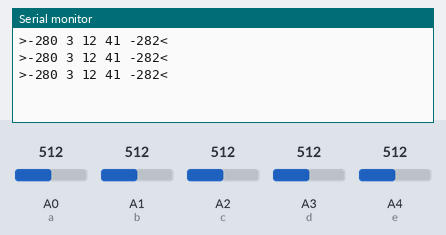
A sketch run on a simulated Arduino Uno, built with avr-gcc and run on an emulated ATmega328P. On the bench: the last lines printed to the serial monitor. The inputs (shaded band) are chosen by the test bench; at power-on: A0 (a) = 512, A1 (b) = 512, A2 (c) = 512, A3 (d) = 512, A4 (e) = 512.

Above: at 1.2 s.
1.3 s: A0 (a) set to 716
At 1.86 s:
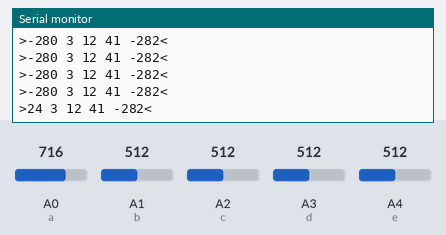
2.8 s: A1 (b) set to 716
At 3.07 s:
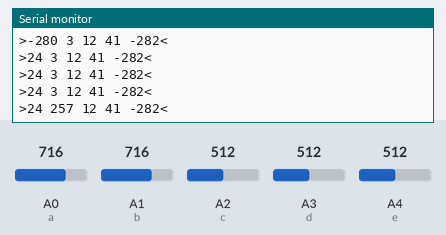
4.3 s: A2 (c) set to 716
At 4.67 s:
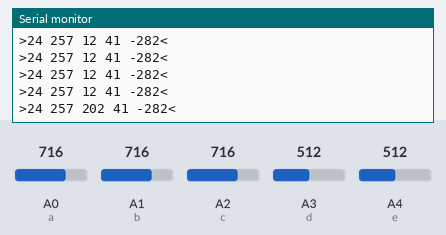
5.8 s: A3 (d) set to 716
At 5.88 s:
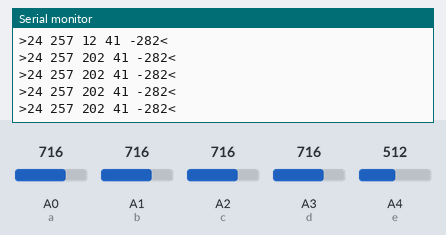
7.3 s: A4 (e) set to 716
At 7.48 s:
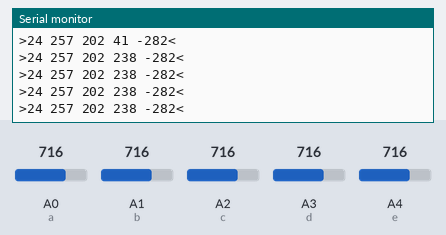
8.8 s: A0 (a) set to 992
At 9.09 s:
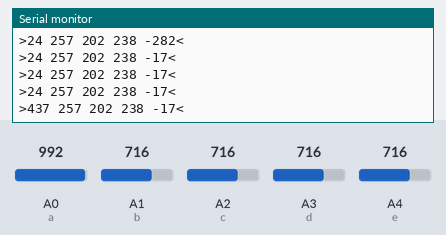
Timing chart, 0 to 11.3 s (numbered marks = the images above; inputs shaded):
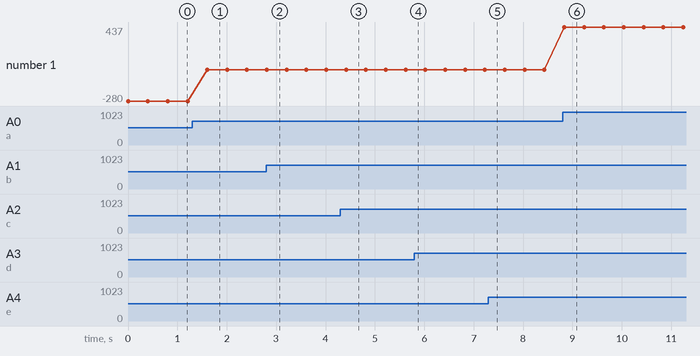

The sketch:

learning_tool.ino
```cpp
int a=A0, b=A1, c=A2, d=A3, e=A4;
int thumb, index, middle, ring, little;

void setup(){
  Serial.begin(9600);
}

void loop(){
  thumb = analogRead(a);
  index = analogRead(b);
  middle = analogRead(c);
  ring = analogRead(d);
  little = analogRead(e);

  thumb = map(thumb, 700, 900, 1, 300);
  index = map(index, 510, 750, 1, 300);
  middle = map(middle, 500, 820, 1, 300);
  ring = map(ring, 470, 780, 1, 300);
  little = map(little, 730, 960, 1, 300);

  Serial.print('>');
  Serial.print(thumb); Serial.print(' ');
  Serial.print(index); Serial.print(' ');
  Serial.print(middle); Serial.print(' ');
  Serial.print(ring); Serial.print(' ');
  Serial.print(little); Serial.println('<');

  if (thumb>=70 && thumb<=170 && index>=100 && index<=180 && middle>=167 && middle<=197 && ring>=119 && ring<=160 && little>=97 && little<=200)
    Serial.println("shoreo");
  if (thumb>=25 && thumb<=70 && index>=23 && index<=53 && middle>=33 && middle<=63 && ring>=25 && ring<=55 && little>=46 && little<=86)
    Serial.println("shorea");
  if (thumb>=40 && thumb<=200 && index>=120 && index<=160 && middle>=200 && middle<=243 && ring>=200 && ring<=243 && little>=200 && little<=240)
    Serial.println("short e");
  if (thumb>=40 && thumb<=150 && index>=43 && index<=80 && middle>=200 && middle<=240 && ring>=200 && ring<=241 && little>=200 && little<=240)
    Serial.println("short u");
    if (thumb>=100 && thumb<=173 && index>=50 && index<=100 && middle>=50 && middle<=120 && ring>=170 && ring<=220 && little>=180 && little<=220)
    Serial.println("hrii");
  if (thumb>=26 && thumb<=76 && index>=220 && index<=260 && middle>=240 && middle<=272 && ring>=210 && ring<=238 && little>=199 && little<=240)
    Serial.println("ae");
  if (thumb>=30 && thumb<=77 && index>=200 && index<=230 && middle>=200 && middle<=252 && ring>=170 && ring<=210 && little>=90 && little<=150)
    Serial.println("oi");
  if (thumb>=132 && thumb<=170 && index>=160 && index<=200 && middle>=220 && middle<=260 && ring>=170 && ring<=208 && little>=160 && little<=190)
    Serial.println("o");
  if (thumb>=120 && thumb<=160 && index>=160 && index<=200 && middle>=220 && middle<=260 && ring>=170 && ring<=200 && little>=130 && little<=160)
    Serial.println("ou");
  if (thumb>=155 && thumb<=175 && index>=175 && index<=215 && middle>=205 && middle<=235 && ring>=190 && ring<230 && little>=170 && little<=200)
    Serial.println("ko");
  if (thumb>=15 && thumb<=75 && index>=185 && index<=225 && middle>=205 && middle<=245 && ring>=195 && ring<=235 && little>=195 && little<=235)
    Serial.println("kho");
  if (thumb>=40 && thumb<=100 && index>=95 && index<=135 && middle>=170 && middle<=210 && ring>=90 && ring<=130 && little>=105 && little<=145)
    Serial.println("go");
  if (thumb>=130 && thumb<=170 && index>=130 && index<=170 && middle>=210 && middle<=250 && ring>=195 && ring<=235 && little>=195 && little<=235)
    Serial.println("gho");
  if (thumb>=20 && thumb<=80 && index>=205 && index<=245 && middle>=90 && middle<=130 && ring>=45 && ring<=85 && little>=55 && little<=95)
    Serial.println("umo");
  if (thumb>=130 && thumb<=190 && index>=170 && index<=230 && middle>=100 && middle<=160 && ring>=45 && ring<=105 && little>=45 && little<=105)
    Serial.println("cho");
  if (thumb>=140 && thumb<=200 && index>=30 && index<=90 && middle>=190 && middle<=250 && ring>=155 && ring<=215 && little>=60 && little<=120)
    Serial.println("chho");
  if (thumb>=140 && thumb<=220 && index>=160 && index<=230 && middle>=210 && middle<=270 && ring>=160 && ring<=230 && little>=190 && little<=230)
    Serial.println("jo");
  if (thumb>=0 && thumb<=70 && index>=0 && index<=60 && middle>=25 && middle<=85 && ring>=155 && ring<=215 && little>=130 && little<=190)
    Serial.println("jho");
  if (thumb>100 && thumb<=160 && index>=145 && index<=205 && middle>=140 && middle<=200 && ring>=65 && ring<=135 && little>=95 && little<=155)
    Serial.println("neo");
  if (thumb>=100 && thumb<=140 && index>=165 && index<=195 && middle>=210 && middle<=230 && ring>=195 && ring<=235 && little>=185 && little<=215)
    Serial.println("tto");
  if (thumb>=45 && thumb<=105 && index>=50 && index<=110 && middle>=185 && middle<=245 && ring>=190 && ring<=250 && little>=190 && little<=250)
    Serial.println("ttho");
  if (thumb>=30 && thumb<=100 && index>=40 && index<=100 && middle>=70 && middle<=130 && ring>=170 && ring<=230 && little>=160 && little<=220)
    Serial.println("ddo");
  if (thumb>=135 && thumb<=195 && index>=50 && index<=110 && middle>=190 && middle<=205 && ring>=145 && ring<=205 && little>=160 && little<=230)
    Serial.println("ddho");
  if (thumb>=80 && thumb<=150 && index>=120 && index<=180 && middle>=155 && middle<=215 && ring>=55 && ring<=115 && little>=30 && little<=90)
    Serial.println("no");
  if (thumb>=180 && thumb<=210 && index>=170 && index<=230 && middle>=190 && middle<=250 && ring>=195 && ring<=255 && little>=200 && little<=260)
    Serial.println("to");
  if (thumb>=15 && thumb<=75 && index>=5 && index<=65 && middle>=165 && middle<=225 && ring>=185 && ring<=245 && little>=180 && little<=240)
    Serial.println("tho");
  if (thumb>=10 && thumb<=80 && index>=170 && index<=230 && middle>=185 && middle<=245 && ring>=195 && ring<=255 && little>=190 && little<=250)
    Serial.println("do");
  if (thumb>=135 && thumb<=195 && index>=175 && index<=235 && middle>=205 && middle<=265 && ring>=190 && ring<=250 && little>=195 && little<=255)
    Serial.println("dho");
  if (thumb>=140 && thumb<=210 && index>=30 && index<=90 && middle>=40 && middle<=100 && ring>=115 && ring<=175 && little>=145 && little<=205)
    Serial.println("po");
  if (thumb>=165 && thumb<=225 && index>=190 && index<=250 && middle>=85 && middle<=145 && ring>=10 && ring<=70 && little>=30 && little<=90)
    Serial.println("pho");
  if (thumb>=210 && thumb<=280 && index>=30 && index<=90 && middle>=85 && middle<=145 && ring>=30 && ring<=90 && little>=10 && little<=70)
    Serial.println("bo");
  if (thumb>=140 && thumb<=200 && index>=40 && index<=100 && middle>=95 && middle<=155 && ring>=80 && ring<=140 && little>=125 && little<=185)
    Serial.println("mo");
  if (thumb>=0 && thumb<=70 && index>=15 && index<=75 && middle>=175 && middle<=235 && ring>=195 && ring<=255 && little>=180 && little<=230)
    Serial.println("lo");
  if (thumb>=210 && thumb<=270 && index>=200 && index<=260 && middle>=215 && middle<=275 && ring>=205 && ring<=265 && little>=190 && little<=230)
    Serial.println("sho");
  if (thumb>=180 && thumb<=230 && index>=5 && index<=75 && middle>=60 && middle<=120 && ring>=180 && ring<=240 && little>=170 && little<=230)
    Serial.println("ho");
  if (thumb>=70 && thumb<=130 && index>=40 && index<=100 && middle>=185 && middle<=245 && ring>=200 && ring<=260 && little>=170 && little<=230)
    Serial.println("onu");
  if (thumb>=10 && thumb<=80 && index>=60 && index<=130 && middle>=190 && middle<=250 && ring>=195 && ring<=255 && little>=185 && little<=245)
    Serial.println("bindu");


  delay(400);
}
```

Measured:
- after the input at 1.3 s, the serial monitor: prints a new line after 0.31 s (image 1)
- after the input at 2.8 s, the serial monitor: prints a new line at once (image 2)
- after the input at 4.3 s, the serial monitor: prints a new line after 0.12 s (image 3)
- after the input at 8.8 s, the serial monitor: prints a new line at once (image 6)
- plotted number 1: -280 → 24 after the input at 1.3 s, 24 → 437 after the input at 8.8 s
